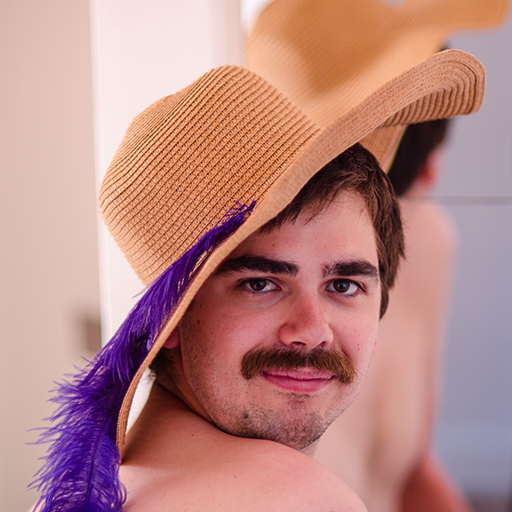
#> input picture img.png, 512 x 512 px
$ python zad8.py
#> lines starting #> are read from the running program, lines starting #| are printed output that depends on the picture
import cv2
import numpy as np

img = cv2.imread("img.png")
#> img is the input picture: shape (512, 512, 3); mean B, G, R 131.7, 136.1, 185.9
h = img.shape[0]
#> h = 512
w = img.shape[1]
#> w = 512

roi_width = 20

for x in range(0, w // roi_width):
    roi = img[:, x * roi_width : (x + 1) * roi_width]
    cv2.imshow(f"ROI x={x}", roi)
    cv2.waitKey(0)
    cv2.destroyAllWindows()
#> this loop made 25 passes
#> pass 1, `roi = img[:, x * roi_width : (x + 1) * roi_width]`:
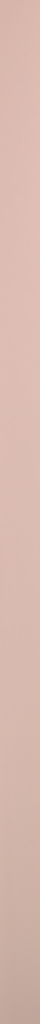
#> roi: shape (512, 20, 3) (shown 2 times larger); mean B, G, R 174, 184.3, 214.9
#> pass 3, `roi = img[:, x * roi_width : (x + 1) * roi_width]`:
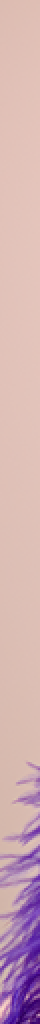
#> roi: shape (512, 20, 3) (shown 2 times larger); mean B, G, R 179.7, 175.7, 209
